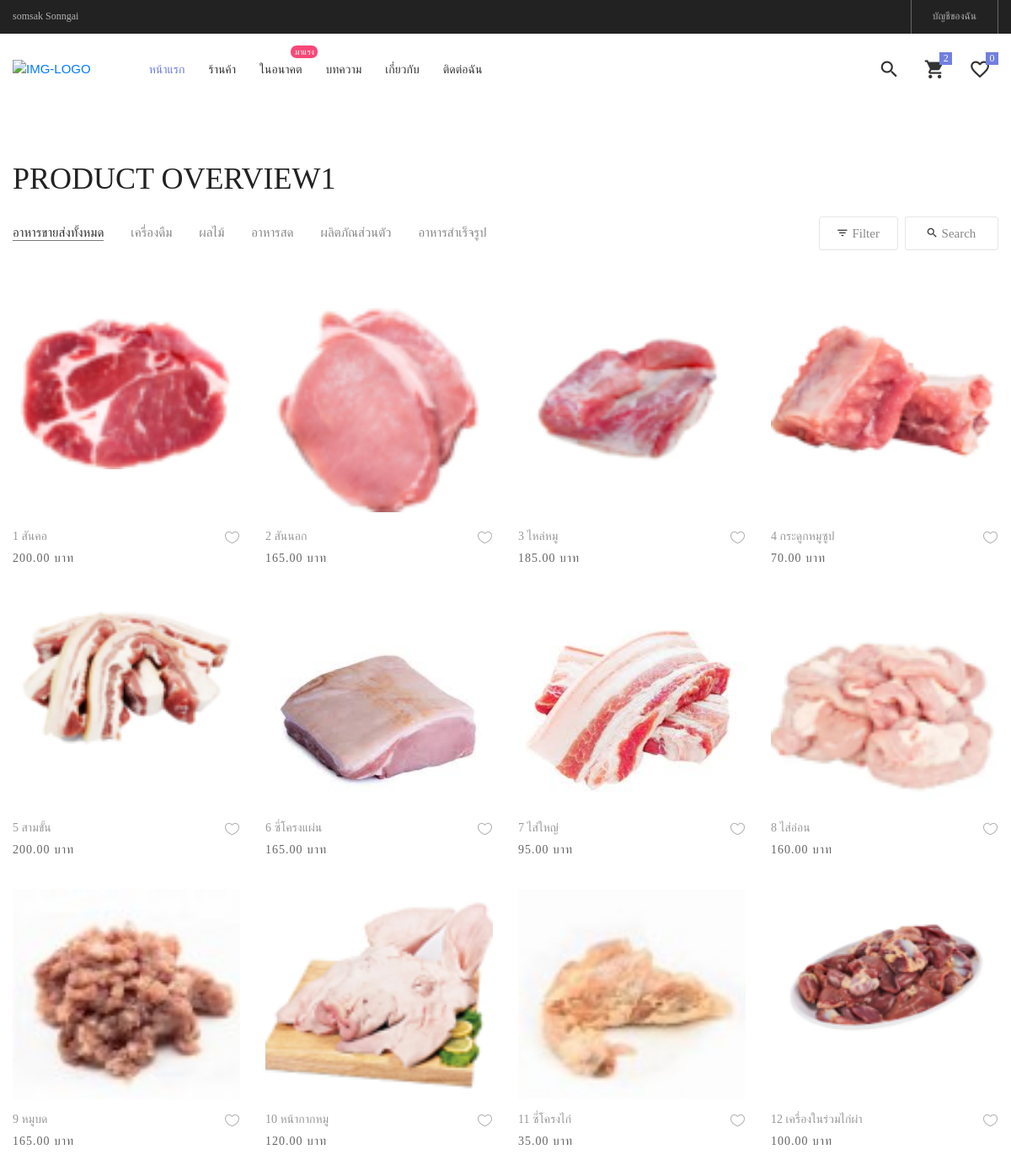
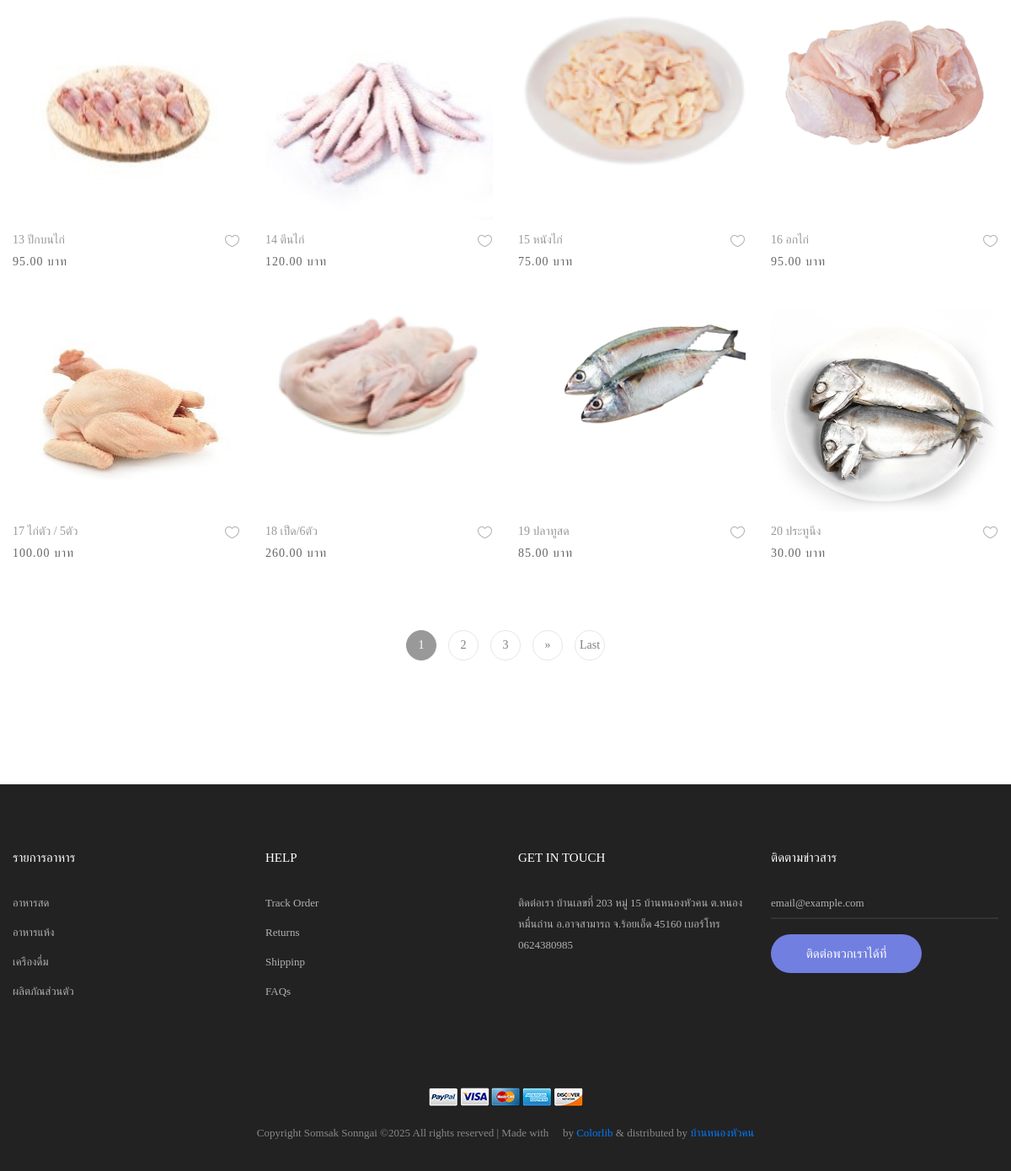
The page /ProductNew on the database its author committed (2 pictures, top to bottom).
### productapp/models.py (models this page shows, shortened)
class Product1(models.Model):
    category = models.ForeignKey('Category',on_delete=models.CASCADE,null=True,verbose_name="หมวดหมู่สินค้า")
    name = models.CharField("ชื่อสินค้า", max_length=100)
    description = models.TextField("รายละเอียดสินค้า", max_length=500)
    price = models.DecimalField("ราคาขาย", max_digits=10, decimal_places=2)
    stock = models.DecimalField("จำนวนในสต๊อก", max_digits=10, decimal_places=2)
    is_trending = models.BooleanField("สินค้าแนะนำ", default=False)
    image = models.ImageField("รูปสินค้า", upload_to="product")
    profitprice = models.DecimalField("ราคากำไร", max_digits=10, decimal_places=2)
    created_at = models.DateTimeField("วันที่เพิ่มสินค้า", auto_now_add=True)
    updated_at = models.DateTimeField("วันที่แก้ไขล่าสุด", auto_now=True)
    barcode = models.CharField("บาร์โค้ด", max_length=13, unique=True)
    class Meta:
        verbose_name = "Product"
        verbose_name_plural = "รายการสินค้า"

### productapp/views.py (the view)
# urls.py: path("ProductNew",views.ProductNew,name="Productnew"),
def ProductNew(request):
     all_product=Product1.objects.all().order_by("category") # เรียกลำดับจากชื่อสินค้า ถ้าเป็นการเพิ่ม order_by ตัวนี้จะมีการเชื่อมโยงกับ Product.html
     page=request.GET.get("page") # ดึงค่า parameter page เพิ่อระบุว่าผู้ใช้ต้องการดูหน้าที่เท่าไหร่ ถ้าไม่มี parametre page ใน url ค่านี้จะเป็น  None
     paginator=Paginator(all_product,20) #สร้าง object Paginator เพื่อแบ่งข้อมูล all_product ออกเป็นหน้า page โดยแต่ล่ะหน้าจะแสดงข้อมูล 3 รายการ
     all_product=paginator.get_page(page) #ดึงข้อมูลของหน้าที่ผู้ชายที่จะต้องการดู (ตามค่า page ที่ได้จาก url ) ถ้า page เป็น None  หรือไม่ถูกต้อง (เช่น มากกว่าจำนวณหน้าทั้งหมด ) จะดึงข้อมูลหน้าแรกมาให้โดยอัตโนมัติ
     return render (request,"ProductUpdate.html",{"all_product":all_product}) #ทำการดึงค่าตัวแปรมาเก็บไว้แล้ว Return กับไป

### productapp/models.py (called while the page is built)
    def __str__(self):
        return self.name

### productapp/templates/ProductUpdate.html (shortened to what this page needs)
{% extends "layoutUpdate.html"%}
{% load humanize %}
{% load static %}
{% block content%}
        <div class="sec-banner bg0 p-t-80 p-b-50">
        </div>
        <section class="bg0 p-t-23 p-b-140">
            <div class="container">
                <div class="p-b-10">
                    <h3 class="ltext-103 cl5">
                        Product Overview1
                    </h3>
                </div>
                <div class="flex-w flex-sb-m p-b-52">
                    <div class="flex-w flex-l-m filter-tope-group m-tb-10">
                        <button class="stext-106 cl6 hov1 bor3 trans-04 m-r-32 m-tb-5 how-active1" data-filter="*">
                            อาหารขายส่งทั้งหมด
                        </button>
                        <button class="stext-106 cl6 hov1 bor3 trans-04 m-r-32 m-tb-5" data-filter=".เครื่องดื่ม">
                            เครื่องดืม
                        </button>
                        <button class="stext-106 cl6 hov1 bor3 trans-04 m-r-32 m-tb-5" data-filter=".men">
                            ผลไม้
                        </button>
                        <button class="stext-106 cl6 hov1 bor3 trans-04 m-r-32 m-tb-5" data-filter=".อาหารสด">
                            อาหารสด
                        </button>
                        <button class="stext-106 cl6 hov1 bor3 trans-04 m-r-32 m-tb-5" data-filter=".ผลิตภัณส่วนตัว">
                            ผลิตภัณส่วนตัว
                        </button>
                        <button class="stext-106 cl6 hov1 bor3 trans-04 m-r-32 m-tb-5" data-filter=".watches">
                            อาหารสำเร็จรูป
                        </button>
                    </div>
                    <div class="flex-w flex-c-m m-tb-10">
                        <div class="flex-c-m stext-106 cl6 size-104 bor4 pointer hov-btn3 trans-04 m-r-8 m-tb-4 js-show-filter">
                            <i class="icon-filter cl2 m-r-6 fs-15 trans-04 zmdi zmdi-filter-list"></i>
                             Filter
                        </div>
                        <div class="flex-c-m stext-106 cl6 size-105 bor4 pointer hov-btn3 trans-04 m-tb-4 js-show-search">
                            <i class="icon-search cl2 m-r-6 fs-15 trans-04 zmdi zmdi-search"></i>
                            Search
                        </div>
                    </div>
                </div>
                <div class="row isotope-grid">
                    {% for Product1 in all_product %}
                    <div class="col-sm-6 col-md-4 col-lg-3 p-b-35 isotope-item {{ Product1.category }}">
                        <div class="block2">
                            <div class="block2-pic hov-img0">
                                <img src="{{ Product1.image.url }}" alt="{{ Product1.name }}">
                            </div>
                            <div class="block2-txt flex-w flex-t p-t-14">
                                <div class="block2-txt-child1 flex-col-l">
                                    <a href="{% url 'productDetail' Product1.id %}" class="stext-104 cl4 hov-cl1 trans-04 js-name-b2 p-b-6">
                                        {{ Product1.name }}
                                    </a>
                                    <span class="stext-105 cl3">
                                        {{ Product1.price | intcomma }} บาท
                                    </span>
                                </div>
                                <div class="block2-txt-child2 flex-r p-t-3">
                                    <a href="#" class="btn-addwish-b2 dis-block pos-relative js-addwish-b2">
                                        <img class="icon-heart1 dis-block trans-04" src="{% static 'assets/images/icons/icon-heart-01.png' %}" alt="ICON">
                                    </a>
                                </div>
                            </div>
                        </div>
                    </div>
                    {% endfor %}
                </div>
               <div class="flex-c-m flex-w w-full p-t-38">
                {% for num in all_product.paginator.page_range %}
                    {% if num >= all_product.number|add:'-2' and num <= all_product.number|add:'2' %}
                        <a href="?page={{ num }}"
                           class="flex-c-m how-pagination1 trans-04 m-all-7 {% if num == all_product.number %}active-pagination1{% endif %}">
                            {{ num }}
                        </a>
                    {% endif %}
                {% endfor %}
                {% if all_product.has_next %}
                    <a href="?page={{ all_product.next_page_number }}" class="flex-c-m how-pagination1 trans-04 m-all-7">»</a>
                    <a href="?page={{ all_product.paginator.num_pages }}" class="flex-c-m how-pagination1 trans-04 m-all-7">Last</a>
                {% endif %}
            </div>
            </div>
        </section>
{% endblock %}

### productapp/static/assets/css/main.css (style rules this page uses)
.container { max-width: 1380px; }
@media (max-width: 1600px) { .container { max-width: 1200px; } }
.block2-pic { position: relative; width: 100%; height: 250px; background-size: cover; background-position: center; background-repeat: no-repeat; }
.block2-txt-child1 { width: calc(100% - 30px); }
.block2-txt-child2 { width: 30px; }
.cl2 { color: #333; }
.cl3 { color: #666; }
.cl4 { color: #999; }
.cl5 { color: #222; }
.cl6 { color: #888; }
.stext-104 { font-family: Poppins-Regular; font-size: 14px; line-height: 1.466667; }
.stext-105 { font-family: Poppins-Regular; font-size: 14px; line-height: 1.466667; letter-spacing: 1px; }
.stext-106 { font-family: Poppins-Regular; font-size: 15px; line-height: 1.2; }
.ltext-103 { font-family: Poppins-Bold; font-size: 36px; line-height: 1.1; text-transform: uppercase; }
.size-104 { min-width: 94px; height: 40px; }
.size-105 { min-width: 111px; height: 40px; }
.bg0 { background-color: #fff; }
.bor3 { border-bottom: 1px solid transparent; }
.bor4 { border: 1px solid #e6e6e6; border-radius: 3px; }
.how-active1 { color: #333; border-color: #797979; }
.how-pagination1 { font-family: Poppins-Regular; font-size: 14px; color: #808080; width: 36px; height: 36px; border-radius: 50%; border: 1px solid #e6e6e6; }
.active-pagination1 { background-color: #999; border-color: #999; color: #fff; }
.hov-img0 { display: block; overflow: hidden; }
.hov-img0 img { width: 100%; -webkit-transition: transform 0.9s ease; -o-transition: transform 0.9s ease; -moz-transition: transform 0.9s ease; transition: transform 0.9s ease; }

### rows shown on the page
Product1: image (picture), name "1 สันคอ", price "200.00"
Product1: image (picture), name "2 สันนอก", price "165.00"
Product1: image (picture), name "3 ไหล่หมู", price "185.00"
Product1: image (picture), name "4 กระดูกหมูซูป", price "70.00"
Product1: image (picture), name "5 สามขั้น", price "200.00"
Product1: image (picture), name "6 ซี่โครงแผ่น", price "165.00"
Product1: image (picture), name "7 ไส่ใหญ่", price "95.00"
Product1: image (picture), name "8 ไส่อ่อน", price "160.00"
Product1: image (picture), name "9 หมูบด", price "165.00"
Product1: image (picture), name "10 หน้ากากหมู", price "120.00"
Product1: image (picture), name "11 ซี่โครงไก่", price "35.00"
Product1: image (picture), name "12 เครื่องในร่วมไก่ผ่า", price "100.00"
Product1: image (picture), name "13 ปีกบนไก่", price "95.00"
Product1: image (picture), name "14 ตีนไก่", price "120.00"
Product1: image (picture), name "15 หนังไก่", price "75.00"
Product1: image (picture), name "16 อกไก่", price "95.00"
Product1: image (picture), name "17 ไก่ตัว / 5ตัว", price "100.00"
Product1: image (picture), name "18 เป็ด/6ตัว", price "260.00"
Product1: image (picture), name "19 ปลาทูสด", price "85.00"
Product1: image (picture), name "20 ประทูนึง", price "30.00"

### other values the page prints
{{ num }} "1" "2" "3"
